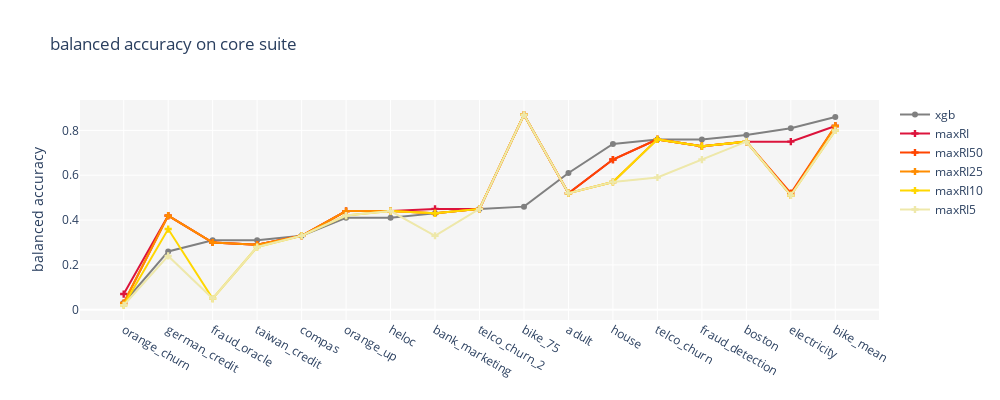

The code cell stored with this chart in its notebook:
### Code cell
sorted_df = df_core_suite.sort_values('LENC-XGB_adj_bal_acc', ignore_index=True)
single_chart(pipelines=['LENC-XGB', 'maxRI', 'maxRI50', 'maxRI25', 'maxRI10', 'maxRI5'], metric='adj_bal_acc', df=sorted_df, df_long_name='core suite')

### Figure 1 — Plotly figure (JSON) as saved in the notebook; plotly's stock layout.template omitted (floating-point values rounded to 4 significant figures)
{"data": [{"line": {"color": "gray", "dash": "solid", "width": 2}, "marker": {"symbol": "circle"}, "mode": "markers+lines", "name": "xgb", "showlegend": true, "type": "scatter", "x": ["orange_churn", "german_credit", "fraud_oracle", "taiwan_credit", "compas", "orange_up", "heloc", "bank_marketing", "telco_churn_2", "bike_75", "adult", "house", "telco_churn", "fraud_detection", "boston", "electricity", "bike_mean"], "y": [0.03, 0.26, 0.31, 0.31, 0.33, 0.41, 0.41, 0.43, 0.45, 0.46, 0.61, 0.74, 0.76, 0.76, 0.78, 0.81, 0.86]}, {"line": {"color": "crimson", "dash": "solid", "width": 2}, "marker": {"symbol": "cross"}, "mode": "markers+lines", "name": "maxRI", "showlegend": true, "type": "scatter", "x": ["orange_churn", "german_credit", "fraud_oracle", "taiwan_credit", "compas", "orange_up", "heloc", "bank_marketing", "telco_churn_2", "bike_75", "adult", "house", "telco_churn", "fraud_detection", "boston", "electricity", "bike_mean"], "y": [0.07, 0.42, 0.3, 0.29, 0.33, 0.44, 0.44, 0.45, 0.45, 0.87, 0.52, 0.67, 0.76, 0.73, 0.75, 0.75, 0.82]}, {"line": {"color": "orangered", "dash": "solid", "width": 2}, "marker": {"symbol": "cross"}, "mode": "markers+lines", "name": "maxRI50", "showlegend": true, "type": "scatter", "x": ["orange_churn", "german_credit", "fraud_oracle", "taiwan_credit", "compas", "orange_up", "heloc", "bank_marketing", "telco_churn_2", "bike_75", "adult", "house", "telco_churn", "fraud_detection", "boston", "electricity", "bike_mean"], "y": [0.03, 0.42, 0.3, 0.29, 0.33, 0.44, 0.44, 0.43, 0.45, 0.87, 0.52, 0.67, 0.76, 0.73, 0.75, 0.52, 0.82]}, {"line": {"color": "darkorange", "dash": "solid", "width": 2}, "marker": {"symbol": "cross"}, "mode": "markers+lines", "name": "maxRI25", "showlegend": true, "type": "scatter", "x": ["orange_churn", "german_credit", "fraud_oracle", "taiwan_credit", "compas", "orange_up", "heloc", "bank_marketing", "telco_churn_2", "bike_75", "adult", "house", "telco_churn", "fraud_detection", "boston", "electricity", "bike_mean"], "y": [0.03, 0.42, 0.3, 0.29, 0.33, 0.44, 0.44, 0.43, 0.45, 0.87, 0.52, 0.57, 0.76, 0.73, 0.75, 0.51, 0.82]}, {"line": {"color": "gold", "dash": "solid", "width": 2}, "marker": {"symbol": "cross"}, "mode": "markers+lines", "name": "maxRI10", "showlegend": true, "type": "scatter", "x": ["orange_churn", "german_credit", "fraud_oracle", "taiwan_credit", "compas", "orange_up", "heloc", "bank_marketing", "telco_churn_2", "bike_75", "adult", "house", "telco_churn", "fraud_detection", "boston", "electricity", "bike_mean"], "y": [0.02, 0.36, 0.05, 0.28, 0.33, 0.42, 0.44, 0.43, 0.45, 0.87, 0.52, 0.57, 0.76, 0.73, 0.75, 0.51, 0.8]}, {"line": {"color": "palegoldenrod", "dash": "solid", "width": 2}, "marker": {"symbol": "cross"}, "mode": "markers+lines", "name": "maxRI5", "showlegend": true, "type": "scatter", "x": ["orange_churn", "german_credit", "fraud_oracle", "taiwan_credit", "compas", "orange_up", "heloc", "bank_marketing", "telco_churn_2", "bike_75", "adult", "house", "telco_churn", "fraud_detection", "boston", "electricity", "bike_mean"], "y": [0.02, 0.24, 0.05, 0.28, 0.33, 0.42, 0.44, 0.33, 0.45, 0.87, 0.52, 0.57, 0.59, 0.67, 0.75, 0.51, 0.8]}], "layout": {"height": 400, "plot_bgcolor": "whitesmoke", "title": {"text": "balanced accuracy on core suite"}, "width": 1000, "yaxis": {"title": {"text": "balanced accuracy"}}}}
